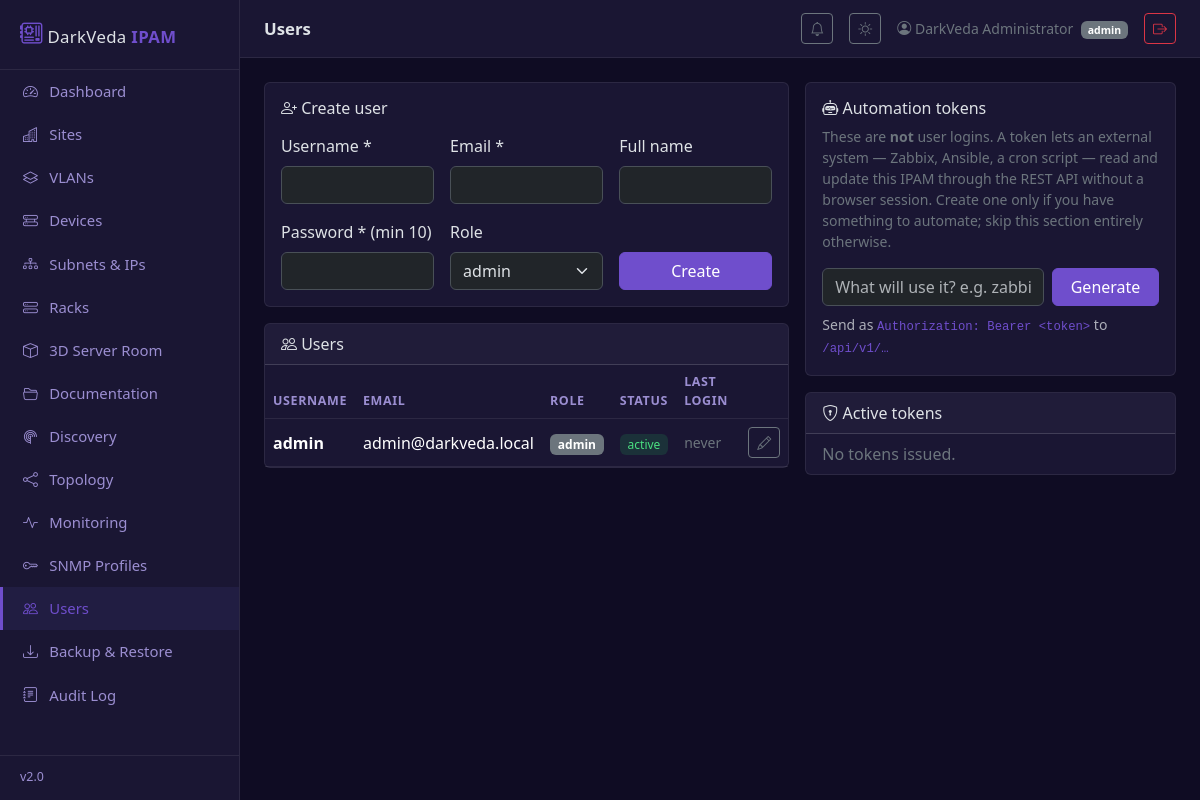
The app's page /?page=users (signed in) with its own data.
### tables this page shows
CREATE TABLE users (
  id            INT UNSIGNED AUTO_INCREMENT PRIMARY KEY,
  username      VARCHAR(64)  NOT NULL UNIQUE,
  email         VARCHAR(190) NOT NULL UNIQUE,
  password_hash VARCHAR(255) NOT NULL,
  full_name     VARCHAR(120) NULL,
  role_id       INT UNSIGNED NOT NULL,
  is_active     TINYINT(1)   NOT NULL DEFAULT 1,
  totp_secret   VARCHAR(64)  NULL,           
  last_login_at DATETIME     NULL,
  created_at    DATETIME     NOT NULL DEFAULT CURRENT_TIMESTAMP,
  FOREIGN KEY (role_id) REFERENCES roles(id)
);

CREATE TABLE roles (
  id          INT UNSIGNED AUTO_INCREMENT PRIMARY KEY,
  name        VARCHAR(50) NOT NULL UNIQUE,
  description VARCHAR(255) NULL
);

### src/App.php (called while the page is built, shortened)
<?php
final class App
{
    public static function render(string $page, array $vars = []): void
    {
        $__dvBase = dirname(__DIR__);
        $__dvPage = $page;
        extract($vars, EXTR_SKIP);
        require $__dvBase . '/partials/header.php';
        require $__dvBase . '/pages/' . $__dvPage . '.php';
        require $__dvBase . '/partials/footer.php';
    }
}
function e(?string $s): string
{
    return htmlspecialchars((string)$s, ENT_QUOTES, 'UTF-8');
}

### src/Database.php (called while the page is built, shortened)
<?php
final class Database
{
    private static ?PDO $pdo = null;
    public static function get(): PDO
    {
        if (self::$pdo === null) {
            $cfg = App::config()['db'];
            $dsn = sprintf(
                'mysql:host=%s;port=%d;dbname=%s;charset=%s',
                $cfg['host'], $cfg['port'], $cfg['name'], $cfg['charset']
            );
            self::$pdo = new PDO($dsn, $cfg['user'], $cfg['password'], [
                PDO::ATTR_ERRMODE            => PDO::ERRMODE_EXCEPTION,
                PDO::ATTR_DEFAULT_FETCH_MODE => PDO::FETCH_ASSOC,
                PDO::ATTR_EMULATE_PREPARES   => false,
            ]);
        }
        return self::$pdo;
    }
    public static function q(string $sql, array $params = []): array
    {
        $stmt = self::get()->prepare($sql);
        $stmt->execute($params);
        return $stmt->fetchAll();
    }
}

### pages/users.php (the view, shortened to what this page needs)
<?php
$tokens = Database::q(
    'SELECT t.*, u.username FROM api_tokens t JOIN users u ON u.id = t.user_id ORDER BY t.id DESC'
);
$users = Database::q(
    'SELECT u.*, r.name AS role_name FROM users u JOIN roles r ON r.id = u.role_id ORDER BY u.username'
);
$roles  = Database::q('SELECT id, name FROM roles ORDER BY id');
?>
<div class="row g-3">
  <div class="col-lg-7">
    <div class="card mb-3"><div class="card-body">
      <h6 class="mb-3"><i class="bi bi-person-plus"></i> Create user</h6>
      <form method="post" class="row g-3">
        <div class="col-md-4"><label class="form-label">Username *</label>
          <input name="username" class="form-control" required></div>
        <div class="col-md-4"><label class="form-label">Email *</label>
          <input type="email" name="email" class="form-control" required></div>
        <div class="col-md-4"><label class="form-label">Full name</label>
          <input name="full_name" class="form-control"></div>
        <div class="col-md-4"><label class="form-label">Password * (min 10)</label>
          <input type="password" name="password" class="form-control" minlength="10" required></div>
        <div class="col-md-4"><label class="form-label">Role</label>
          <select name="role_id" class="form-select">
            <?php foreach ($roles as $r): ?>
              <option value="<?= (int)$r['id'] ?>"><?= e($r['name']) ?></option>
            <?php endforeach; ?>
          </select></div>
        <div class="col-md-4 d-flex align-items-end">
          <button class="btn btn-primary w-100">Create</button></div>
      </form>
    </div></div>
    <div class="card">
      <div class="card-header"><i class="bi bi-people"></i> Users</div>
      <div class="table-responsive">
        <table class="table table-hover">
          <thead><tr><th>Username</th><th>Email</th><th>Role</th><th>Status</th><th>Last login</th><th></th></tr></thead>
          <tbody>
          <?php foreach ($users as $u): ?>
            <tr>
              <td><strong><?= e($u['username']) ?></strong></td>
              <td><?= e($u['email']) ?></td>
              <td><span class="badge text-bg-secondary"><?= e($u['role_name']) ?></span></td>
              <td><?= $u['is_active'] ? '<span class="badge dv-status dv-badge-active">active</span>'
                                        : '<span class="badge dv-status dv-badge-deprecated">disabled</span>' ?></td>
              <td class="text-secondary small"><?= e($u['last_login_at'] ?? 'never') ?></td>
              <td class="text-end text-nowrap">
                <button class="btn btn-sm btn-outline-secondary" data-bs-toggle="collapse"
                        data-bs-target="#edituser-<?= (int)$u['id'] ?>" title="Edit">
                  <i class="bi bi-pencil"></i>
                </button>
              </td>
            </tr>
          <?php endforeach; ?>
          </tbody>
        </table>
      </div>
    </div>
  </div>
  <div class="col-lg-5">
    <div class="card mb-3"><div class="card-body">
      <h6 class="mb-2"><i class="bi bi-robot"></i> Automation tokens</h6>
      <p class="small text-secondary">
        These are <strong>not</strong> user logins. A token lets an external system — Zabbix,
        Ansible, a cron script — read and update this IPAM through the REST API without a
        browser session. Create one only if you have something to automate; skip this
        section entirely otherwise.
      </p>
      <form method="post" class="row g-2">
        <div class="col-8">
          <input name="label" class="form-control" placeholder="What will use it? e.g. zabbix-sync" required>
        </div>
        <div class="col-4">
          <button class="btn btn-primary w-100">Generate</button>
        </div>
      </form>
      <div class="form-text mt-2">Send as <code>Authorization: Bearer &lt;token&gt;</code> to <code>/api/v1/…</code></div>
    </div></div>
    <div class="card">
      <div class="card-header"><i class="bi bi-shield-lock"></i> Active tokens</div>
      <ul class="list-group list-group-flush">
        <?php if (!$tokens): ?>
          <li class="list-group-item text-secondary" style="background:transparent">No tokens issued.</li>
        <?php endif; ?>
      </ul>
    </div>
  </div>
</div>

### public/assets/css/darkveda.css (style rules this page uses)
:root { --dv-accent: #6F4ECC; --dv-accent-dim: #5B3CC5; --dv-sidebar-w: 240px; }
[data-bs-theme="dark"] { --dv-bg: #0F0C23; --dv-surface: #1A1633; --dv-surface-2: #211D42; --dv-border: rgba(255,255,255,.08); --dv-text-dim: #9B8ED1; }
body { background: var(--dv-bg); min-height: 100vh; }
.card { background: var(--dv-surface); border: 1px solid var(--dv-border); }
.table { --bs-table-bg: transparent; margin-bottom: 0; }
.table thead th { color: var(--dv-text-dim); font-size: .78rem; text-transform: uppercase; letter-spacing: .05em; border-bottom-color: var(--dv-border); }
.table td { border-bottom-color: var(--dv-border); vertical-align: middle; }
.dv-badge-active { background: rgba(34,197,94,.15); color: #4ade80; }
.badge.dv-status { font-weight: 500; }
.btn-primary { --bs-btn-bg: var(--dv-accent); --bs-btn-border-color: var(--dv-accent); --bs-btn-hover-bg: var(--dv-accent-dim); --bs-btn-hover-border-color: var(--dv-accent-dim); --bs-btn-active-bg: var(--dv-accent-dim); --bs-btn-active-border-color: var(--dv-accent-dim); }
code { color: var(--dv-accent); }
html { -webkit-text-size-adjust: 100%; text-size-adjust: 100%; scroll-behavior: smooth; }
body { -webkit-tap-highlight-color: transparent; -webkit-font-smoothing: antialiased; -moz-osx-font-smoothing: grayscale; text-rendering: optimizeLegibility; overflow-x: hidden; overscroll-behavior-y: contain; }
code { overflow-wrap: anywhere; word-break: break-word; }
.btn, .nav-link, .dropdown-item, a { touch-action: manipulation; }
.table-responsive { -webkit-overflow-scrolling: touch; overscroll-behavior-x: contain; scrollbar-width: thin; }

### records on screen
users: username "admin", email "admin@darkveda.local", role.name "admin", is_active "active", last_login_at "never"

### other values on screen
$label "Dashboard"
$label "Sites"
$label "VLANs"
$label "Devices"
$label "Subnets & IPs"
$label "Racks"
$label "3D Server Room"
$label "Documentation"
$label "Discovery"
$label "Topology"
$label "Monitoring"
$label "SNMP Profiles"
$label "Users"
$label "Backup & Restore"
$label "Audit Log"
